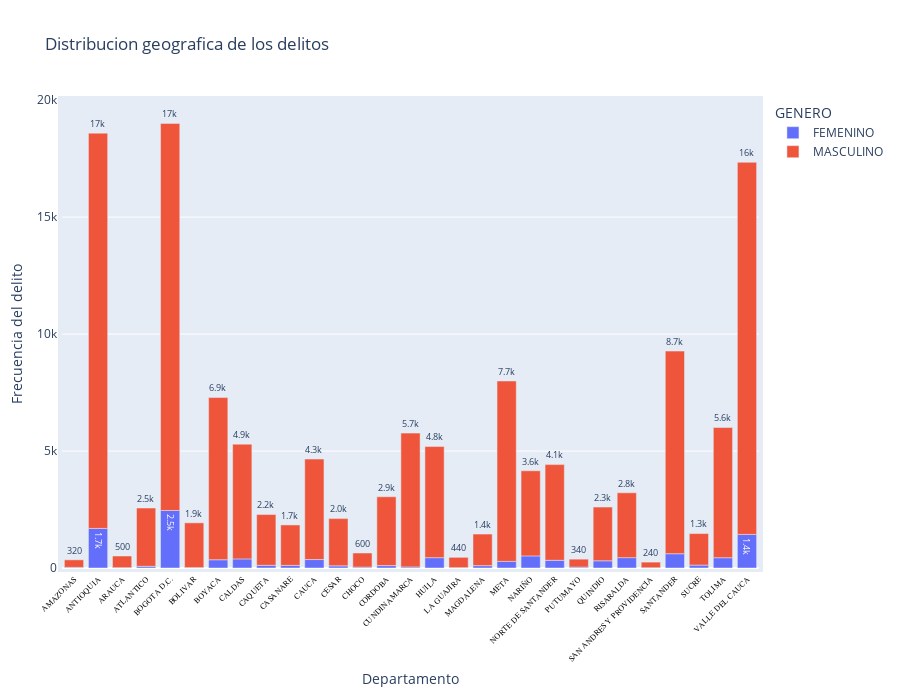

This figure's notebook cell:
### Code cell
fig = px.bar(df_geo_gen, x='DEPTO_ESTABLECIMIENTO', y='INTERNOEN',
             hover_data=["GENERO",'DEPTO_ESTABLECIMIENTO'], color='GENERO',
             labels={'INTERNOEN':'Frecuencia del delito',"DEPTO_ESTABLECIMIENTO":"Departamento"},
             barmode='relative', text="INTERNOEN")
fig.update_traces(texttemplate='%{text:.2s}', textposition='outside')
fig.update_layout(uniformtext_minsize=6, uniformtext_mode='hide', xaxis_tickangle=-45, showlegend=True, autosize=False,
                 width=900, height=700, margin=dict(l=50, r=50, b=100, t=100, pad=4 ),
                  title="Distribucion geografica de los delitos",
                 )
fig.update_xaxes( tickfont=dict(family='Rockwell', color='black', size=8)) #tickangle=45,

fig.show()

fig.write_image("fig2.png")

### Figure 1 — Plotly figure (JSON) as saved in the notebook; plotly's stock layout.template omitted (floating-point values rounded to 4 significant figures)
{"data": [{"alignmentgroup": "True", "customdata": [["FEMENINO", "AMAZONAS"], ["FEMENINO", "ANTIOQUIA"], ["FEMENINO", "ARAUCA"], ["FEMENINO", "ATLANTICO"], ["FEMENINO", "BOGOTA D.C."], ["FEMENINO", "BOLIVAR"], ["FEMENINO", "BOYACA"], ["FEMENINO", "CALDAS"], ["FEMENINO", "CAQUETA"], ["FEMENINO", "CASANARE"], ["FEMENINO", "CAUCA"], ["FEMENINO", "CESAR"], ["FEMENINO", "CHOCO"], ["FEMENINO", "CORDOBA"], ["FEMENINO", "CUNDINAMARCA"], ["FEMENINO", "HUILA"], ["FEMENINO", "LA GUAJIRA"], ["FEMENINO", "MAGDALENA"], ["FEMENINO", "META"], ["FEMENINO", "NARIÑO"], ["FEMENINO", "NORTE DE SANTANDER"], ["FEMENINO", "PUTUMAYO"], ["FEMENINO", "QUINDIO"], ["FEMENINO", "RISARALDA"], ["FEMENINO", "SAN ANDRES Y PROVIDENCIA"], ["FEMENINO", "SANTANDER"], ["FEMENINO", "SUCRE"], ["FEMENINO", "TOLIMA"], ["FEMENINO", "VALLE DEL CAUCA"]], "hovertemplate": "GENERO=%{customdata[0]}<br>Departamento=%{customdata[1]}<br>Frecuencia del delito=%{text}<extra></extra>", "legendgroup": "FEMENINO", "marker": {"color": "#636efa"}, "name": "FEMENINO", "offsetgroup": "FEMENINO", "orientation": "v", "showlegend": true, "text": [26, 1691, 14, 73, 2459, 17, 353, 390, 116, 112, 361, 91, 38, 103, 46, 442, 15, 101, 283, 518, 329, 39, 308, 443, 11, 610, 125, 440, 1436], "textposition": "outside", "texttemplate": "%{text:.2s}", "type": "bar", "x": ["AMAZONAS", "ANTIOQUIA", "ARAUCA", "ATLANTICO", "BOGOTA D.C.", "BOLIVAR", "BOYACA", "CALDAS", "CAQUETA", "CASANARE", "CAUCA", "CESAR", "CHOCO", "CORDOBA", "CUNDINAMARCA", "HUILA", "LA GUAJIRA", "MAGDALENA", "META", "NARIÑO", "NORTE DE SANTANDER", "PUTUMAYO", "QUINDIO", "RISARALDA", "SAN ANDRES Y PROVIDENCIA", "SANTANDER", "SUCRE", "TOLIMA", "VALLE DEL CAUCA"], "xaxis": "x", "y": [26, 1691, 14, 73, 2459, 17, 353, 390, 116, 112, 361, 91, 38, 103, 46, 442, 15, 101, 283, 518, 329, 39, 308, 443, 11, 610, 125, 440, 1436], "yaxis": "y"}, {"alignmentgroup": "True", "customdata": [["MASCULINO", "AMAZONAS"], ["MASCULINO", "ANTIOQUIA"], ["MASCULINO", "ARAUCA"], ["MASCULINO", "ATLANTICO"], ["MASCULINO", "BOGOTA D.C."], ["MASCULINO", "BOLIVAR"], ["MASCULINO", "BOYACA"], ["MASCULINO", "CALDAS"], ["MASCULINO", "CAQUETA"], ["MASCULINO", "CASANARE"], ["MASCULINO", "CAUCA"], ["MASCULINO", "CESAR"], ["MASCULINO", "CHOCO"], ["MASCULINO", "CORDOBA"], ["MASCULINO", "CUNDINAMARCA"], ["MASCULINO", "HUILA"], ["MASCULINO", "LA GUAJIRA"], ["MASCULINO", "MAGDALENA"], ["MASCULINO", "META"], ["MASCULINO", "NARIÑO"], ["MASCULINO", "NORTE DE SANTANDER"], ["MASCULINO", "PUTUMAYO"], ["MASCULINO", "QUINDIO"], ["MASCULINO", "RISARALDA"], ["MASCULINO", "SAN ANDRES Y PROVIDENCIA"], ["MASCULINO", "SANTANDER"], ["MASCULINO", "SUCRE"], ["MASCULINO", "TOLIMA"], ["MASCULINO", "VALLE DEL CAUCA"]], "hovertemplate": "GENERO=%{customdata[0]}<br>Departamento=%{customdata[1]}<br>Frecuencia del delito=%{text}<extra></extra>", "legendgroup": "MASCULINO", "marker": {"color": "#EF553B"}, "name": "MASCULINO", "offsetgroup": "MASCULINO", "orientation": "v", "showlegend": true, "text": [323, 16900, 499, 2491, 16549, 1914, 6934, 4906, 2169, 1729, 4296, 2022, 603, 2942, 5721, 4750, 441, 1351, 7713, 3638, 4092, 339, 2296, 2772, 241, 8664, 1347, 5566, 15910], "textposition": "outside", "texttemplate": "%{text:.2s}", "type": "bar", "x": ["AMAZONAS", "ANTIOQUIA", "ARAUCA", "ATLANTICO", "BOGOTA D.C.", "BOLIVAR", "BOYACA", "CALDAS", "CAQUETA", "CASANARE", "CAUCA", "CESAR", "CHOCO", "CORDOBA", "CUNDINAMARCA", "HUILA", "LA GUAJIRA", "MAGDALENA", "META", "NARIÑO", "NORTE DE SANTANDER", "PUTUMAYO", "QUINDIO", "RISARALDA", "SAN ANDRES Y PROVIDENCIA", "SANTANDER", "SUCRE", "TOLIMA", "VALLE DEL CAUCA"], "xaxis": "x", "y": [323, 16900, 499, 2491, 16549, 1914, 6934, 4906, 2169, 1729, 4296, 2022, 603, 2942, 5721, 4750, 441, 1351, 7713, 3638, 4092, 339, 2296, 2772, 241, 8664, 1347, 5566, 15910], "yaxis": "y"}], "layout": {"autosize": false, "barmode": "relative", "height": 700, "legend": {"title": {"text": "GENERO"}, "tracegroupgap": 0}, "margin": {"b": 100, "l": 50, "pad": 4, "r": 50, "t": 100}, "showlegend": true, "title": {"text": "Distribucion geografica de los delitos"}, "uniformtext": {"minsize": 6, "mode": "hide"}, "width": 900, "xaxis": {"anchor": "y", "domain": [0, 1], "tickangle": -45, "tickfont": {"color": "black", "family": "Rockwell", "size": 8}, "title": {"text": "Departamento"}}, "yaxis": {"anchor": "x", "domain": [0, 1], "title": {"text": "Frecuencia del delito"}}}}
